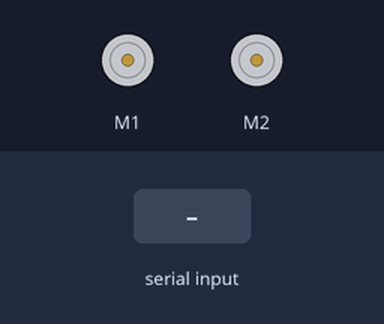
The sketch below on a simulated Arduino Uno, built with avr-gcc and run on an emulated ATmega328P. On the bench: 2 × DC motor (green arrow = forward, orange = backward, longer = faster). Inputs (shaded band) come from the test bench.

Above: at 1.2 s.
1.3 s: "F" received over Serial
At 2.0 s:
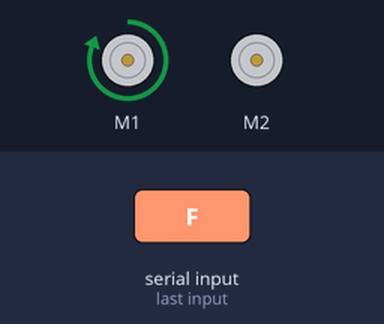
2.8 s: "B" received over Serial
At 3.1 s:
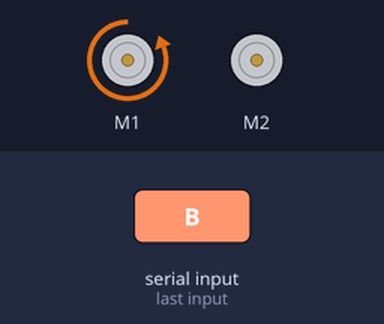
4.3 s: "L" received over Serial
At 5.5 s:
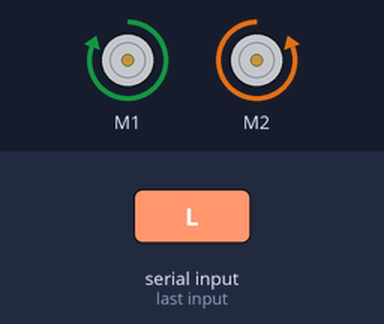
5.8 s: "R" received over Serial
At 6.6 s:
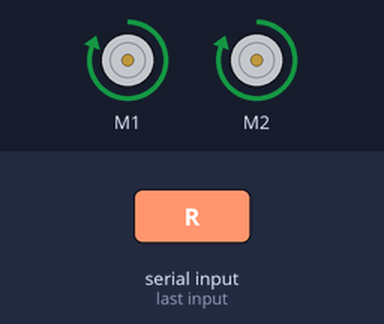
7.3 s: "S" received over Serial
At 7.8 s:
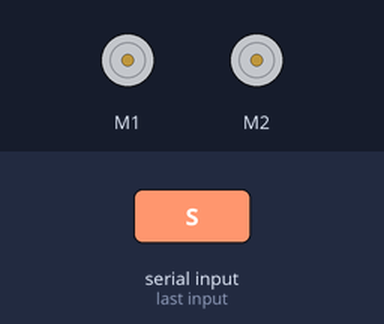
Timing chart, 0 to 9.8 s (numbered marks = the images above; inputs shaded):
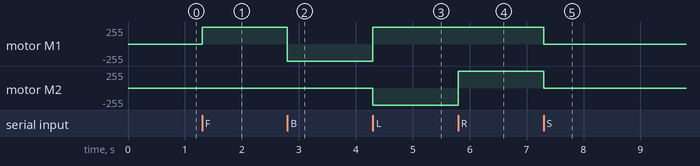

Measured:
- after the input at 1.3 s, motor M1: stopped → forward 255/255 at once
- after the input at 2.8 s, motor M1: forward 255/255 → backward 255/255 at once
- after the input at 4.3 s, motor M1: backward 255/255 → forward 255/255 at once; motor M2: stopped → backward 255/255 at once
- after the input at 5.8 s, motor M2: backward 255/255 → forward 255/255 at once
- after the input at 7.3 s, motor M1, motor M2: forward 255/255 → stopped at once

The sketch:

arduino_code.ino
```cpp
#include<AFMotor.h>
AF_DCMotor motor1(1);
AF_DCMotor motor2(2);
byte input;

void setup()
{
 motor1.setSpeed(255);
 motor2.setSpeed(255);
 Serial.begin(9600);
}

void forward()
{
 motor1.run(FORWARD);
 motor2.run(RELEASE);
}
void backward()//
{
 motor1.run(BACKWARD);
 motor2.run(RELEASE);
}
void left()//
{
 motor1.run(FORWARD);
 motor2.run(BACKWARD);
}
void right()//
{
 motor1.run(FORWARD);
 motor2.run(FORWARD);
}
void my_stop()//
{
 motor1.run(RELEASE);
 motor2.run(RELEASE);

}

void loop()
{
 input = Serial.read();

 if (input == 'F')
 {
     forward();
 }
 if (input == 'B')
 {
     backward();
 }
 if (input == 'L')
 {
     left();
 }
 if (input == 'R')
 {
     right();
 }
 if (input == 'S')
   my_stop();
}
```
